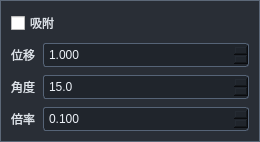
<?xml version='1.0' encoding='UTF-8'?>
<ui version="4.0">
 <class>SceneSnapPopup</class>
 <widget class="QWidget" name="SceneSnapPopup">
  <property name="windowTitle">
   <string>吸附设置</string>
  </property>
  <property name="minimumSize">
   <size>
    <width>260</width>
    <height>0</height>
   </size>
  </property>
  <property name="styleSheet">
   <string>QWidget#SceneSnapPopup { background:#292e36; color:#e1e7ef; border:1px solid #5c6878; } QLabel,QCheckBox { color:#dce2e9; } QDoubleSpinBox { color:#edf2f8; background:#20252c; border:1px solid #566477; border-radius:3px; padding:3px; }</string>
  </property>
  <layout class="QFormLayout" name="snapFormLayout">
   <property name="fieldGrowthPolicy">
    <enum>QFormLayout::AllNonFixedFieldsGrow</enum>
   </property>
   <property name="spacing">
    <number>8</number>
   </property>
   <item row="0" column="0" colspan="2">
    <widget class="QCheckBox" name="snapCheck">
     <property name="text">
      <string>吸附</string>
     </property>
     <property name="toolTip">
      <string>持续开启吸附；也可在拖动时按住 Ctrl / Cmd 临时吸附。</string>
     </property>
    </widget>
   </item>
   <item row="1" column="0">
    <widget class="QLabel" name="moveSnapLabel">
     <property name="text">
      <string>位移</string>
     </property>
     <property name="buddy">
      <cstring>moveSnapSpin</cstring>
     </property>
    </widget>
   </item>
   <item row="1" column="1">
    <widget class="QDoubleSpinBox" name="moveSnapSpin">
     <property name="toolTip">
      <string>平移吸附步长，单位为米。</string>
     </property>
     <property name="decimals">
      <number>3</number>
     </property>
     <property name="minimum">
      <double>0.001000000000000</double>
     </property>
     <property name="maximum">
      <double>10000.000000000000000</double>
     </property>
     <property name="singleStep">
      <double>0.100000000000000</double>
     </property>
     <property name="value">
      <double>1.000000000000000</double>
     </property>
    </widget>
   </item>
   <item row="2" column="0">
    <widget class="QLabel" name="rotateSnapLabel">
     <property name="text">
      <string>角度</string>
     </property>
     <property name="buddy">
      <cstring>rotateSnapSpin</cstring>
     </property>
    </widget>
   </item>
   <item row="2" column="1">
    <widget class="QDoubleSpinBox" name="rotateSnapSpin">
     <property name="toolTip">
      <string>旋转吸附步长，单位为度。</string>
     </property>
     <property name="decimals">
      <number>1</number>
     </property>
     <property name="minimum">
      <double>0.100000000000000</double>
     </property>
     <property name="maximum">
      <double>180.000000000000000</double>
     </property>
     <property name="singleStep">
      <double>1.000000000000000</double>
     </property>
     <property name="value">
      <double>15.000000000000000</double>
     </property>
    </widget>
   </item>
   <item row="3" column="0">
    <widget class="QLabel" name="scaleSnapLabel">
     <property name="text">
      <string>倍率</string>
     </property>
     <property name="buddy">
      <cstring>scaleSnapSpin</cstring>
     </property>
    </widget>
   </item>
   <item row="3" column="1">
    <widget class="QDoubleSpinBox" name="scaleSnapSpin">
     <property name="toolTip">
      <string>缩放倍率增量；0.1 表示按 1.0、1.1、1.2 倍变化。</string>
     </property>
     <property name="decimals">
      <number>3</number>
     </property>
     <property name="minimum">
      <double>0.001000000000000</double>
     </property>
     <property name="maximum">
      <double>10.000000000000000</double>
     </property>
     <property name="singleStep">
      <double>0.100000000000000</double>
     </property>
     <property name="value">
      <double>0.100000000000000</double>
     </property>
    </widget>
   </item>
  </layout>
 </widget>
 <resources />
 <connections />
</ui>
